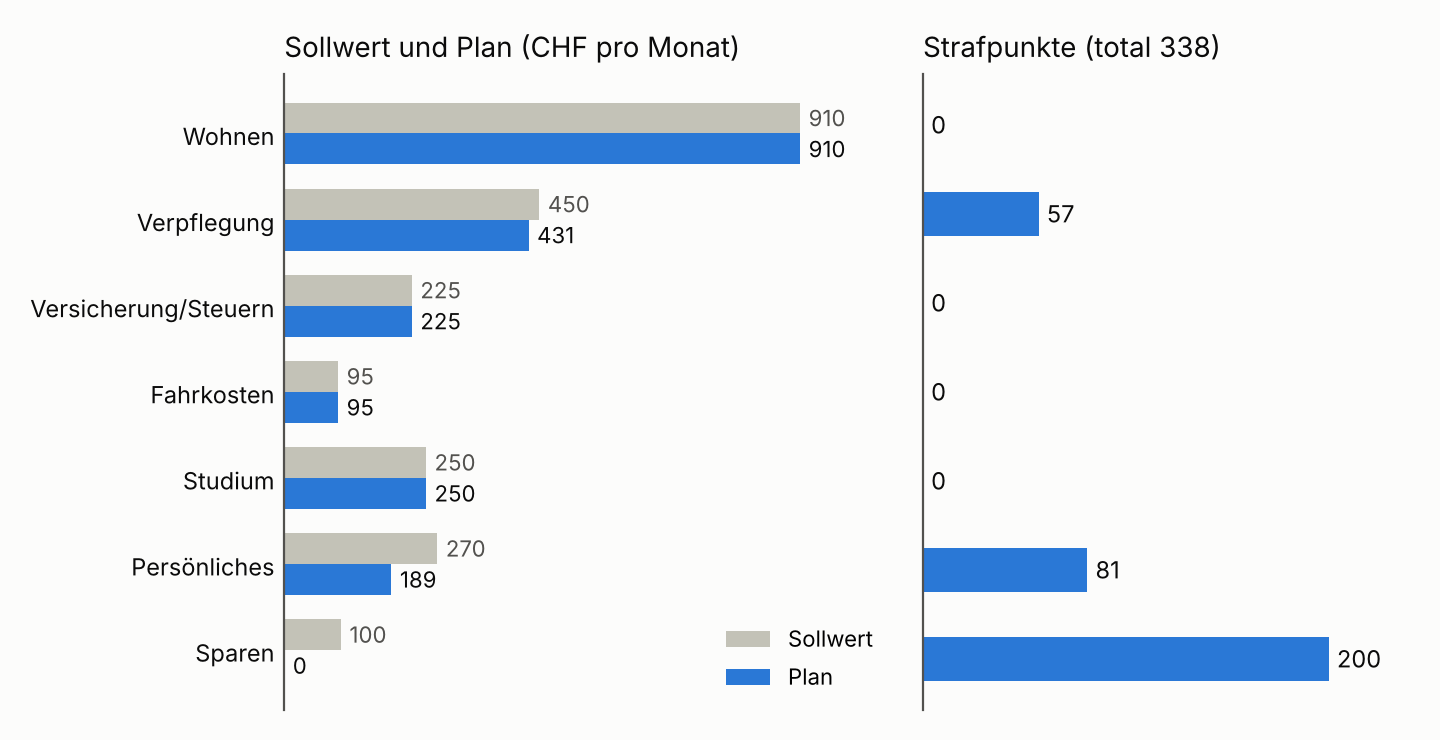

Source code (Python):
"""
Budgetplanung Student

Tech:
Solver: scipy.optimize.linprog (HiGHS)
mit Strafpunkten
"""

import numpy as np
import matplotlib
matplotlib.use("Agg")
import matplotlib.pyplot as plt
from scipy.optimize import linprog

# ---------------------------------------------------------------
# 1) Parameterblock
# ---------------------------------------------------------------
kategorien = ["Wohnen", "Verpflegung", "Versicherung/Steuern", "Fahrkosten",
              "Studium", "Persönliches", "Sparen"]

# Sollwerte in CHF pro Monat (Zusammenfassung der UZH-Richtwerte)
# source: https://www.studienfinanzierung.uzh.ch/dam/jcr:dd3e9d27-09d0-4b35-acf4-e9c9447b4de9/Budgetvorlage_UZH.pdf 
soll = np.array([
    740 + 170,        # Wohnen: Miete inkl. Heizkosten + Nebenkosten (Internet, Serafe)
    250 + 200,        # Verpflegung: zuhause + auswärts
    185 + 15 + 25,    # Krankenkasse (KVG) + AHV + Steuern
    95,               # Fahrkosten (ÖV)
    130 + 120,        # Studium: Studiengebühren + Lehrmittel
    80 + 20 + 150 + 20,  # Persönliches: Kleider, Hygiene, Freizeit, Mobiltelefon
    100,              # Sparen (Annahme, kein Richtwert vorhanden)
], dtype=float)

EINKOMMEN = 2100.0    # Annahme: Nebenjob und Unterstützung, CHF pro Monat
MINDESTANTEIL = 0.7   # Annahme: keine Kategorie unter 70 % des Sollwerts (Sparen: 0)

# Strafpunkte pro CHF Abweichung
strafe_unter = np.array([5, 3, 10, 4, 6, 1, 2], dtype=float)   # weniger als Soll
strafe_ueber = np.array([1, 1, 1, 1, 1, 1, 0], dtype=float)    # mehr als Soll
# Begründung: Je weniger sich eine Ausgabe senken lässt, desto höher die Strafe
# (Versicherung/Steuern 10, Studium 6, Wohnen 5, Fahrkosten 4, Verpflegung 3,
#  Sparen 2, Persönliches 1). Mehr Sparen als geplant ist nicht schlimm (0).

n = len(kategorien)


# ---------------------------------------------------------------
# 2) Modell
# Entscheidungsvariablen (3n = 21):
#   x_i = Ausgabe in Kategorie i (CHF)
#   m_i = Unterschreitung des Sollwerts ("minus")
#   p_i = Überschreitung des Sollwerts ("plus")
# Ziel:  Strafpunkte = sum(strafe_unter_i * m_i + strafe_ueber_i * p_i) -> minimieren
# NB:    x_i + m_i - p_i = soll_i       (je Kategorie)
#        sum(x_i) = Einkommen           (das ganze Geld wird verteilt)
#        x_i >= MINDESTANTEIL * soll_i  (ausser Sparen)
#
#
# ## source: https://ergo-code.github.io/HiGHS/dev/solvers/
# ---------------------------------------------------------------
def loesen(einkommen=EINKOMMEN):
    c = np.concatenate([np.zeros(n), strafe_unter, strafe_ueber])
    A_eq = np.zeros((n + 1, 3 * n))
    b_eq = np.zeros(n + 1)
    for i in range(n):
        A_eq[i, i] = 1        # x_i
        A_eq[i, n + i] = 1    # + m_i
        A_eq[i, 2 * n + i] = -1   # - p_i
        b_eq[i] = soll[i]
    A_eq[n, :n] = 1           # Summe der Ausgaben
    b_eq[n] = einkommen
    untergrenze = MINDESTANTEIL * soll
    untergrenze[-1] = 0.0     # Sparen darf bis 0 sinken
    bounds = [(untergrenze[i], None) for i in range(n)] + [(0, None)] * (2 * n)
    res = linprog(c, A_eq=A_eq, b_eq=b_eq, bounds=bounds, method="highs")
    x = res.x[:n]
    m = res.x[n:2 * n]
    p = res.x[2 * n:]
    return res, x, m, p


def ausgeben(titel, einkommen):
    res, x, m, p = loesen(einkommen)
    print(f"\n=== {titel} (Einkommen {einkommen:.0f} CHF) ===")
    print(f"{'Kategorie':<22}{'Soll':>8}{'Plan':>9}{'Abw.':>8}{'Strafe':>9}")
    for i in range(n):
        strafe = strafe_unter[i] * m[i] + strafe_ueber[i] * p[i]
        print(f"{kategorien[i]:<22}{soll[i]:8.0f}{x[i]:9.1f}{x[i] - soll[i]:8.1f}{strafe:9.1f}")
    print(f"{'Total':<22}{soll.sum():8.0f}{x.sum():9.1f}{'':8}{res.fun:9.1f}")
    return res, x, m, p


# Basisfall
res, x, m, p = ausgeben("Basisfall", EINKOMMEN)

# Kontrolle: gleiches Ergebnis mit einer einfachen Rechnung von Hand
# (zuerst dort kürzen, wo ein Franken am wenigsten Strafe kostet)
fehlbetrag = soll.sum() - EINKOMMEN
kuerzbar = soll - np.where(np.arange(n) == n - 1, 0.0, MINDESTANTEIL * soll)
x_hand = soll.copy()
for i in np.argsort(strafe_unter):
    schnitt = min(kuerzbar[i], fehlbetrag)
    x_hand[i] -= schnitt
    fehlbetrag -= schnitt
assert np.allclose(x, x_hand, atol=1e-6), "LP und Handrechnung weichen ab"
print("\nKontrolle: Handrechnung (günstigste Kürzung zuerst) stimmt mit dem Solver überein.")

# Varianten
res_hoch, x_hoch, _, _ = ausgeben("Variante: mehr Einkommen", 2300.0)
res_tief, x_tief, _, _ = ausgeben("Variante: weniger Einkommen", 1900.0)

# ---------------------------------------------------------------
# 3) Grafik: Soll und Plan sowie Strafpunkte pro Kategorie
# ---------------------------------------------------------------
BLAU = "#2a78d6"
GRAU = "#c3c2b7"
TEXT = "#0b0b0b"
TEXT2 = "#52514e"
FLAECHE = "#fcfcfb"

strafen = strafe_unter * m + strafe_ueber * p
ypos = np.arange(n)[::-1]
h = 0.36

fig, (ax1, ax2) = plt.subplots(1, 2, figsize=(7.2, 3.7), facecolor=FLAECHE,
                               gridspec_kw={"width_ratios": [1.25, 1]})

ax1.barh(ypos + h / 2, soll, height=h, color=GRAU, label="Sollwert")
ax1.barh(ypos - h / 2, x, height=h, color=BLAU, label="Plan")
for y, s, v in zip(ypos, soll, x):
    ax1.text(s + 15, y + h / 2, f"{s:.0f}", va="center", fontsize=8, color=TEXT2)
    ax1.text(v + 15, y - h / 2, f"{v:.0f}", va="center", fontsize=8, color=TEXT)
ax1.set_yticks(ypos)
ax1.set_yticklabels(kategorien, fontsize=8.5, color=TEXT)
ax1.set_xlim(0, soll.max() * 1.18)
ax1.set_title("Sollwert und Plan (CHF pro Monat)", fontsize=10, color=TEXT, loc="left")
ax1.legend(loc="lower right", fontsize=8, frameon=False)
ax1.set_xticks([])

ax2.barh(ypos, strafen, height=0.5, color=BLAU)
for y, s in zip(ypos, strafen):
    ax2.text(s + 4, y, f"{s:.0f}", va="center", fontsize=8.5, color=TEXT)
ax2.set_yticks(ypos)
ax2.set_yticklabels([""] * n)
ax2.set_xlim(0, max(strafen.max() * 1.2, 1))
ax2.set_title(f"Strafpunkte (total {res.fun:.0f})", fontsize=10, color=TEXT, loc="left")
ax2.set_xticks([])

for ax in (ax1, ax2):
    ax.set_facecolor(FLAECHE)
    for s in ("top", "right", "bottom"):
        ax.spines[s].set_visible(False)
    ax.spines["left"].set_color(TEXT2)
    ax.tick_params(axis="y", length=0)

fig.tight_layout()

fig.savefig("m04_02_haushaltsbudget_zielopt.png", dpi=200, facecolor=FLAECHE)
